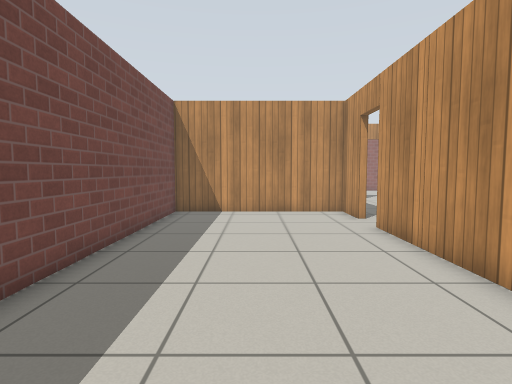
[1] (above)

22 first-person views from a walk through a Gazebo world. The camera is 0.94 m above the floor, tilts 4° down and sees 80° across. The floor is counted in squares, 0.5 m on a side. Each view is taken from the middle of a square. On the plan, view 1 faces up. The plan holds only what a view shows up to about 16 squares ahead; the rest is blank. The place goes on beyond the plan. Simple patterns stand in for the simulator's built-in surfaces.

[2]
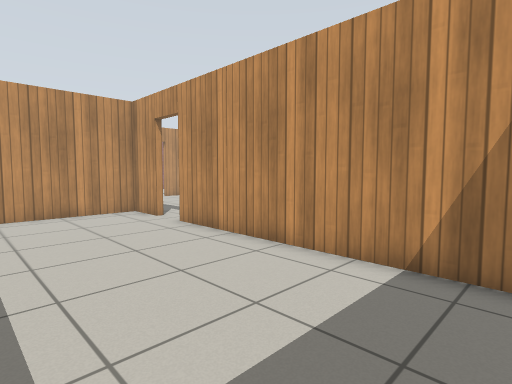

[3]
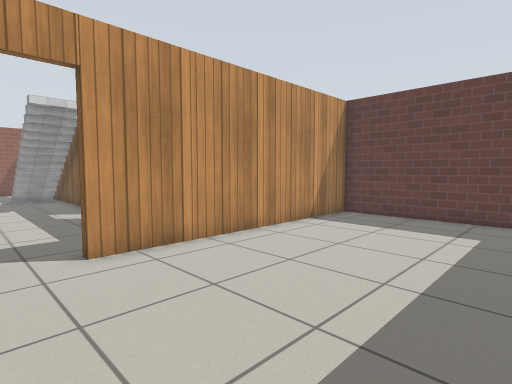

[4]
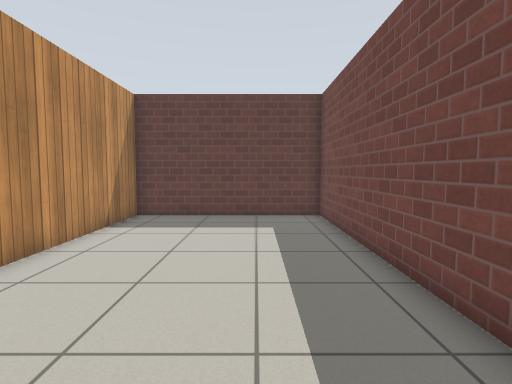

[5]
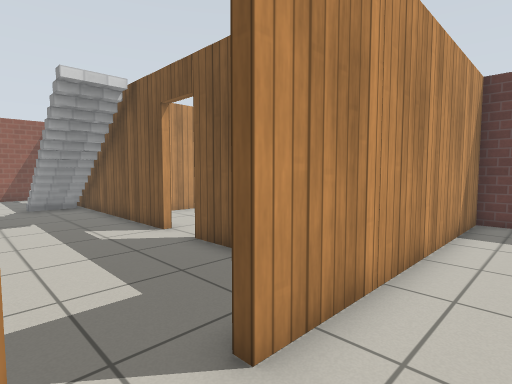

[6]
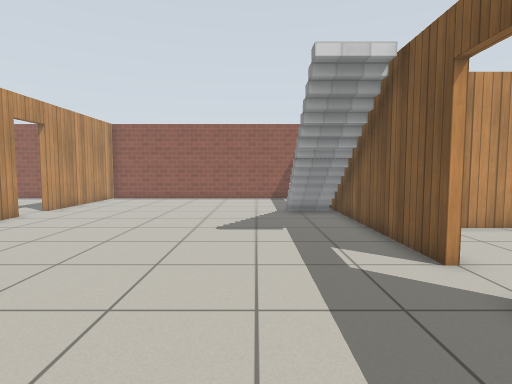

[7]
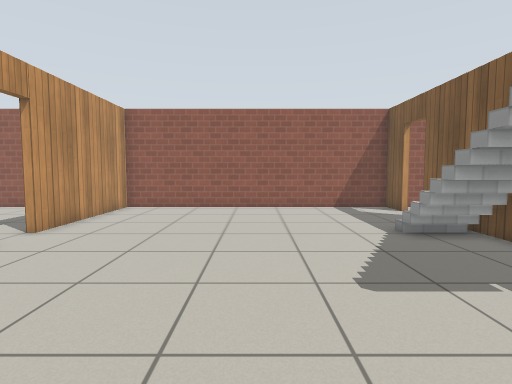

[8]
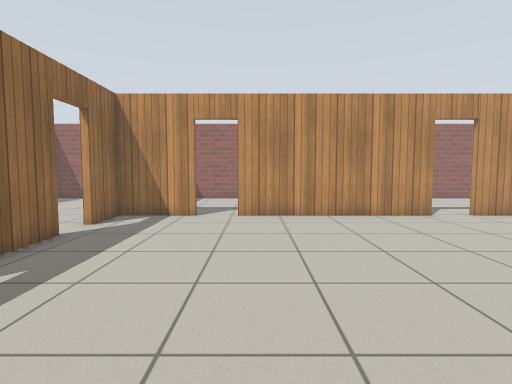

[9]
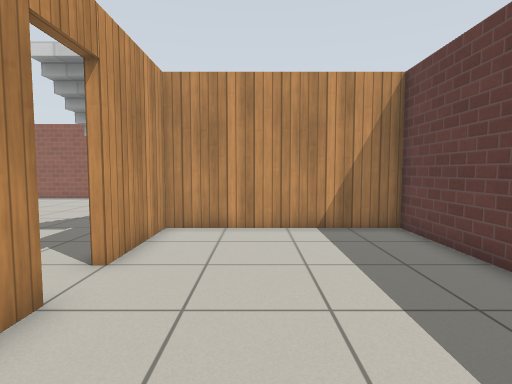

[10]
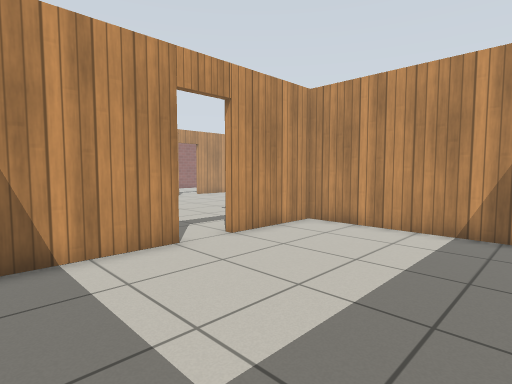

[11]
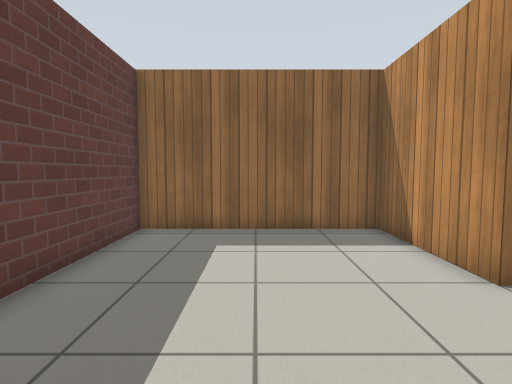

[12]
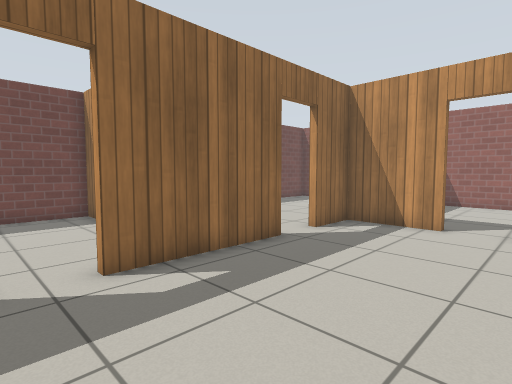

[13]
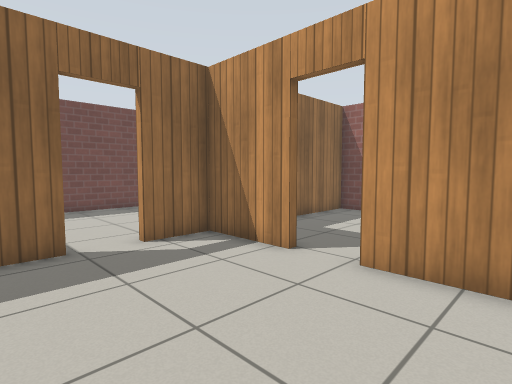

[14]
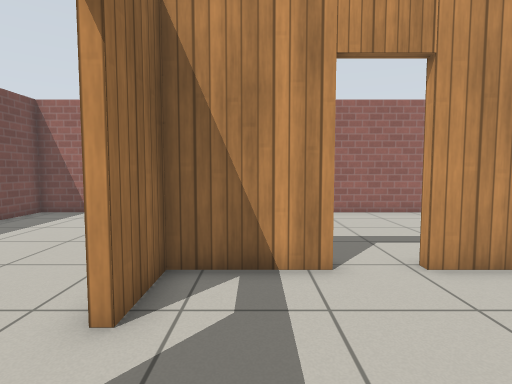

[15]
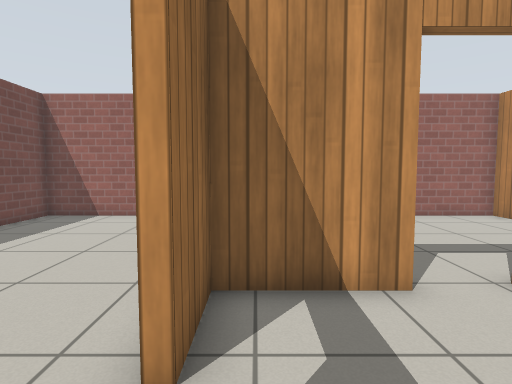

[16]
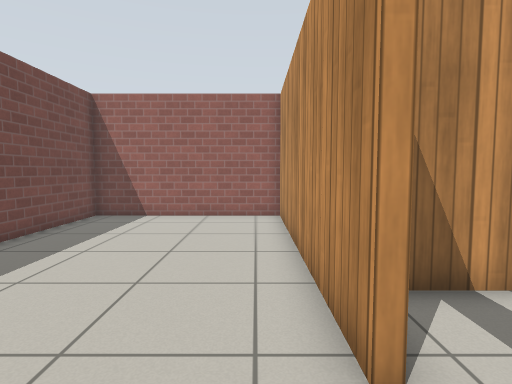

[17]
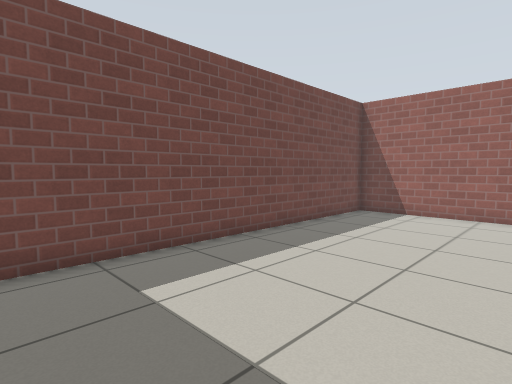

[18]
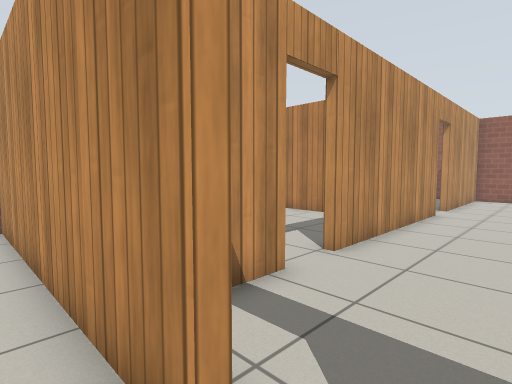

[19]
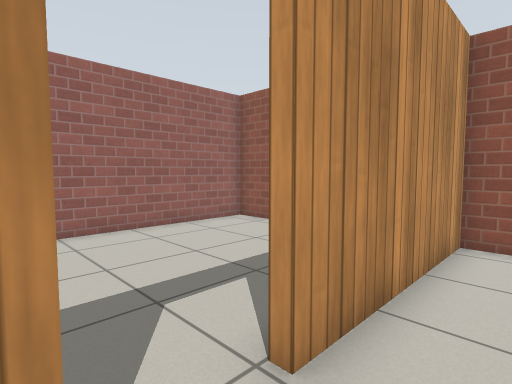

[20]
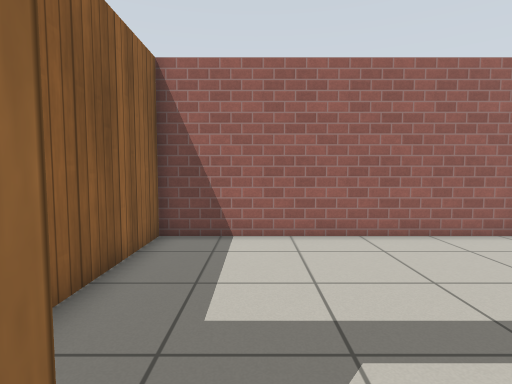

[21]
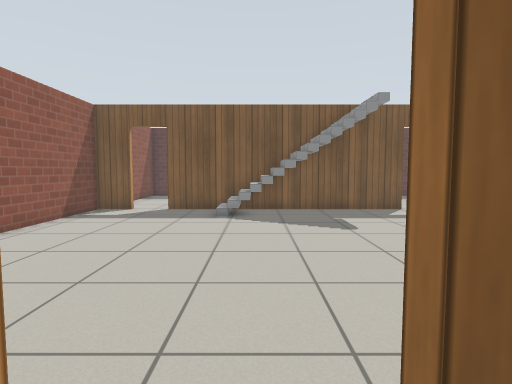

[22]
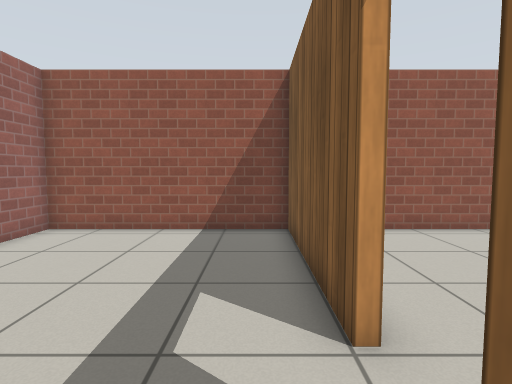

### Floor plan
Points are (right, up) in squares from view 1. A wall is a line through its corners. A room is listed if a view was taken in it or the views show most of it. See-through windows are left out.
Room 1 (views 1, 2, 3, 4, 5)
walls: (4, 11.8) (4, 13.9) (-3.7, 13.9) (-3.7, -0.7) (4, -0.7) (4, 10)
ways out: open door at (4, 10.5) to room 2
Room 2 (views 6, 7, 8, 12, 13, 14, 15, 19, 20)
walls: (17.4, 20.7) (9.2, 20.7); (10.9, 7.3) (22.4, 7.3); (7.5, 7.3) (9.3, 7.3); (7.5, 20.7) (4.3, 20.7) (4.3, 18.5); (4.3, 16.8) (4.3, 11.8); (24.1, 7.3) (25.7, 7.3) (25.7, 20.7) (19.1, 20.7)
ways out: open door at (4, 10.5) to room 1; open door at (10.5, 7) to room 3; open door at (4, 17.5) to room 4; open door at (18.5, 21) to room 5; open door at (8.5, 21) to room 6; open door at (23.5, 7)
objects: stairs (14, 8)
Room 3 (views 9, 10, 11)
walls: (9.3, 7) (4.3, 7) (4.3, -0.7) (14.9, -0.7) (14.9, 7) (10.9, 7)
ways out: open door at (10.5, 7) to room 2
Room 4 (views 16, 17, 18)
walls: (4, 18.5) (4, 28.7) (-3.7, 28.7) (-3.7, 15.5)
ways out: open door at (4, 17.5) to room 2
Room 5 (views 21, 22)
walls: (19.1, 21) (25.7, 21) (25.7, 28.7) (15.2, 28.7) (15.2, 24)
ways out: open door at (18.5, 21) to room 2
Room 6 (no view inside)
walls: (14.9, 24.5) (14.9, 28.7) (4.3, 28.7) (4.3, 25)
ways out: open door at (8.5, 21) to room 2

Where each view was taken, in squares from view 1:
view 1: 0 up, 0 right, facing up
view 2: 0 up, 2 left, facing up-right
view 3: 12 up, 3 left, facing down-right
view 4: 12 up, 1 left, facing down
view 5: 12 up, 2 right, facing down-right
view 6: 11 up, 5 right, facing right
view 7: 14 up, 10 right, facing right
view 8: 8 up, 10 right, facing up
view 9: 4 up, 5 right, facing right
view 10: 0 up, 5 right, facing up-right
view 11: 3 up, 14 right, facing left
view 12: 10 up, 10 right, facing up-left
view 13: 15 up, 12 right, facing up-left
view 14: 15 up, 6 right, facing up
view 15: 16 up, 5 right, facing up
view 16: 16 up, 3 right, facing up
view 17: 15 up, 3 right, facing up-left
view 18: 17 up, 3 right, facing up-right
view 19: 19 up, 17 right, facing up-right
view 20: 20 up, 18 right, facing up
view 21: 22 up, 18 right, facing down
view 22: 22 up, 16 right, facing right
